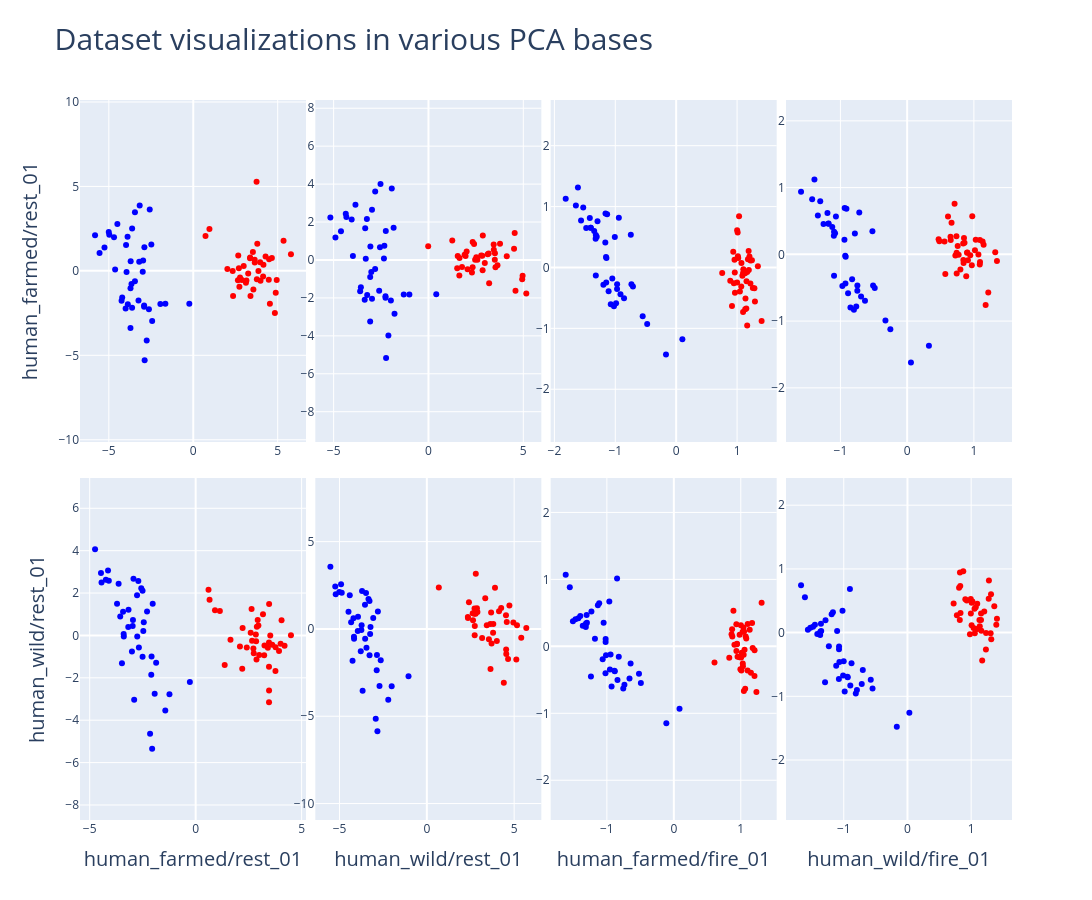

The cell this chart's notebook holds for it:
### Code cell
# does the human/animal separation found in one dataset's PCA basis carry over to the others?
pca_datasets = [
    'human_farmed/rest_01',
    'human_wild/rest_01',
]

plot_datasets = [
    'human_farmed/rest_01',
    'human_wild/rest_01',
    'human_farmed/fire_01',
    'human_wild/fire_01',
]

fig = make_subplots(rows=len(pca_datasets), cols=len(plot_datasets), 
    vertical_spacing=0.05, horizontal_spacing=0.01,
    )

for col, plot_dataset in enumerate(plot_datasets):
    fig.update_xaxes(title= {
                    'text': plot_dataset,
                    'font' : {'size' : 20}
                    },
                    row=len(pca_datasets), col=col+1
                )
for row, pca_dataset in enumerate(pca_datasets):
    fig.update_yaxes(title= {
                    'text': pca_dataset,
                    'font' : {'size' : 20}
                    },
                    row=row+1, col=1
                )

td = TruthData.from_datasets(plot_datasets, model=model, layer=layer, center=True, noperiod=noperiod, device=device)

for row, pca_dataset in enumerate(pca_datasets):
    for col, plot_dataset in enumerate(plot_datasets):
        subfig = td.plot(
            dimensions = 2,
            plot_datasets = [plot_dataset],
            pca_datasets = [pca_dataset],
            color='label',
        )
        fig.add_trace(subfig.data[0], row=row+1, col=col+1)

for row in range(len(pca_datasets)):
    for col in range(len(plot_datasets)):
        fig.update_yaxes(
            scaleanchor = f"x{row * len(plot_datasets) + col + 1}",
            scaleratio = 1,
            row=row+1,
            col=col+1,
        )

fig.update_coloraxes(
    colorscale = 'Bluered_r'
)

fig.update_layout(
    height=900,
    width=1500,
    coloraxis_showscale=False,
    title = {
        'text': f'Dataset visualizations in various PCA bases',
        'font' : {'size' : 30}
    }
)

fig.show()
